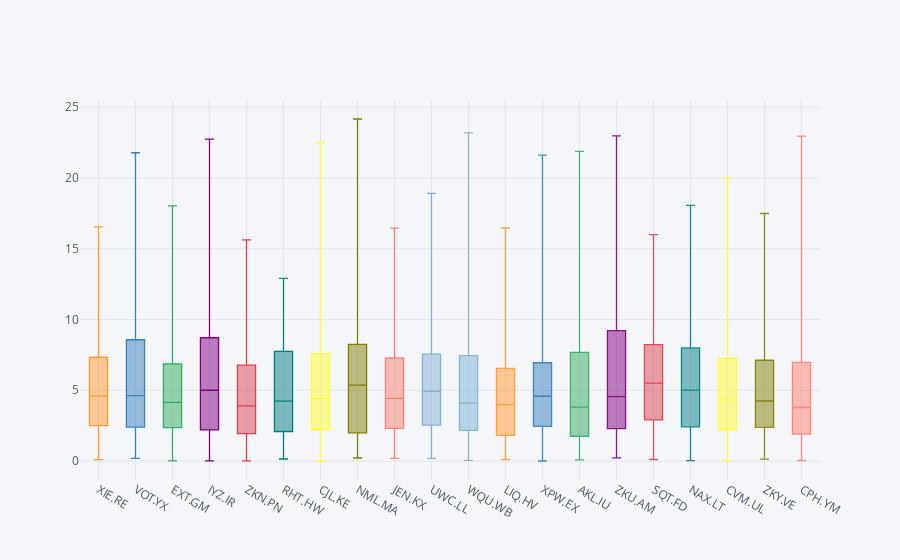

Here is the notebook cell this chart was saved with:
### Markdown cell above
# box箱型图

### Code cell
# 20箱，无图例
cf.datagen.box(20).iplot(kind='box', legend=False)
